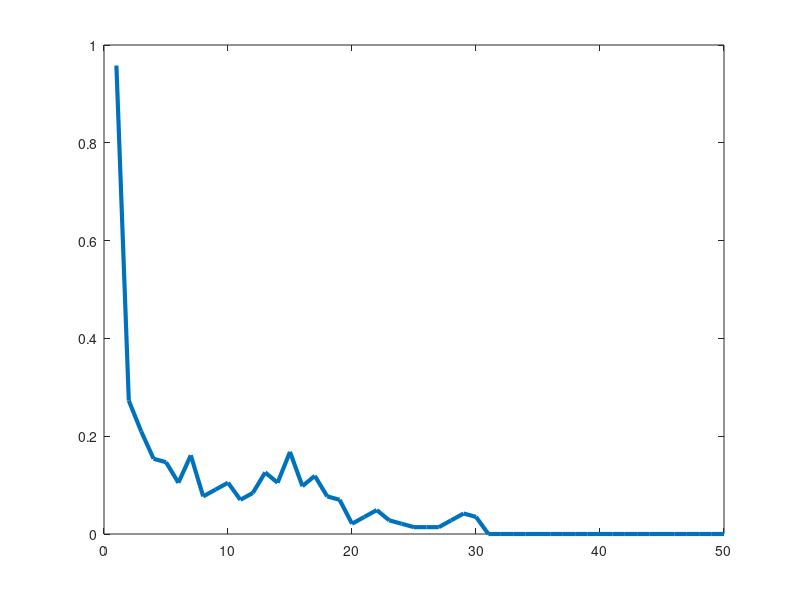

The MATLAB script that drew this image:
% Implementacao da rede Perceptron (Simples) Logistico
% Funcao de ativacao tangente hiperbolica
% Usando as funcoes built-in (internas) do matlab
%
% Exemplo para disciplina de ICA
% Autor: Guilherme A. Barreto
% Last update: 26/04/2023


% X = Vetor de entrada
% d = saida desejada (escalar)
% W = Matriz de pesos Entrada -> Camada Oculta
% M = Matriz de Pesos Camada Oculta -> Camada saida
% eta = taxa de aprendizagem
% alfa = fator de momento

clear; clc;

% Carrega DADOS
%=================

dados=load('derm_input.txt');  % Vetores (padroes) de entrada
alvos=load('derm_target.txt'); % Saidas desejadas correspondentes
%dados=load('wine_input.txt');
%alvos=load('wine_target.txt');
%dados=load('column_input.txt');
%alvos=load('column_target.txt');

% Embaralha vetores de entrada e saidas desejadas
[LinD ColD]=size(dados);

% Normaliza componentes para media zero e variancia unitaria
for i=1:LinD,
	mi=mean(dados(i,:));  % Media das linhas
  di=std(dados(i,:));   % desvio-padrao das linhas
	dados(i,:)= (dados(i,:) - mi)./di;
end
Dn=dados;
alvos=2*alvos-1;  % Coloca alvos na forma BIPOLAR.

% Define tamanho dos conjuntos de treinamento/teste (hold out)
ptrn=0.8;    % Porcentagem usada para treino

% DEFINE ARQUITETURA DA REDE
%=========================
Ne = 50; % No. de epocas de treinamento
Nr = 10;   % No. de rodadas de treinamento/teste
No = length(alvos(:,1));   % No. de neuronios na camada de saida

eta=0.010;   % Passo de aprendizagem

%% Inicio do Treino
for r=1:Nr,  % LOOP DE RODADAS TREINO/TESTE

    Rodada=r,

    I=randperm(ColD);
    Dn=Dn(:,I);
    alvos=alvos(:,I);   % Embaralha saidas desejadas tambem p/ manter correspondencia com vetor de entrada

    J=floor(ptrn*ColD);

    % Vetores para treinamento e saidas desejadas correspondentes
    P = Dn(:,1:J); T1 = alvos(:,1:J);
    [lP cP]=size(P);   % Tamanho da matriz de vetores de treinamento

    % Vetores para teste e saidas desejadas correspondentes
    Q = Dn(:,J+1:end); T2 = alvos(:,J+1:end);
    [lQ cQ]=size(Q);   % Tamanho da matriz de vetores de teste

    % Inicia matrizes de pesos
    WW=0.1*rand(No,lP+1);   % Pesos entrada -> camada saida

    %%% ETAPA DE TREINAMENTO
    for t=1:Ne,
        Epoca=t;
        I=randperm(cP); P=P(:,I); T1=T1(:,I);   % Embaralha vetores de treinamento
        EQ=0;
        for tt=1:cP,   % Inicia LOOP de epocas de treinamento
            % CAMADA DE SAIDA
            X  = [-1; P(:,tt)];   % Constroi vetor de entrada com adicao da entrada x0=-1
            Ui = WW * X;          % Ativacao (net) dos neuronios de saida
            Yi = sign(Ui); % Saida quantizada em (-1 ou +1)

            % CALCULO DO ERRO
            Ei = T1(:,tt) - Yi;           % erro entre a saida desejada e a saida da rede
            EQ = EQ + 0.5*sum(Ei.^2);     % soma do erro quadratico de todos os neuronios p/ VETOR DE ENTRADA

            WW = WW + eta*Ei*X';  % AJUSTE DOS PESOS - CAMADA DE SAIDA

        end   % Fim de uma epoca

        EQM(t)=EQ/cP;  % MEDIA DO ERRO QUADRATICO POR EPOCA
    end   % Fim do loop de treinamento


    %% ETAPA DE GENERALIZACAO  %%%
    EQ2=0; HID2=[]; OUT2=[];
    for tt=1:cQ,
        % CAMADA OCULTA
        X=[-1; Q(:,tt)];      % Constroi vetor de entrada com adicao da entrada x0=-1
        Ui = WW * X;          % Ativacao (net) dos neuronios da camada oculta
        Yi = sign(Ui);
        OUT2=[OUT2 Yi];       % Armazena saida da rede

        % CALCULO DO ERRO DE GENERALIZACAO
        Ei = T2(:,tt) - Yi;
        EQ2 = EQ2 + 0.5*sum(Ei.^2);
    end

    % ERRO QUADRATICO MEDIO P/ DADOS DE TESTE
    EQM2=EQ2/cQ;

    % CALCULA TAXA DE ACERTO
    count_OK=0;  % Zera contador de acertos
    for t=1:cQ,
        [T2max iT2max]=max(T2(:,t));  % Indice da saida desejada de maior valor
        [OUT2_max iOUT2_max]=max(OUT2(:,t)); % Indice do neuronio cuja saida eh a maior
        if iT2max==iOUT2_max,   % Conta acerto se os dois indices coincidem
            count_OK=count_OK+1;
        end
    end

    % Taxa de acerto global
    Tx_OK(r)=100*(count_OK/cQ);

end % FIM DO LOOP DE RODADAS TREINO/TESTE

Tx_media=mean(Tx_OK),  % Taxa media de acerto global
Tx_std=std(Tx_OK), % Desvio padrao da taxa media de acerto

% Plota Curva de Aprendizagem
figure; plot(EQM,'linewidth',3)

